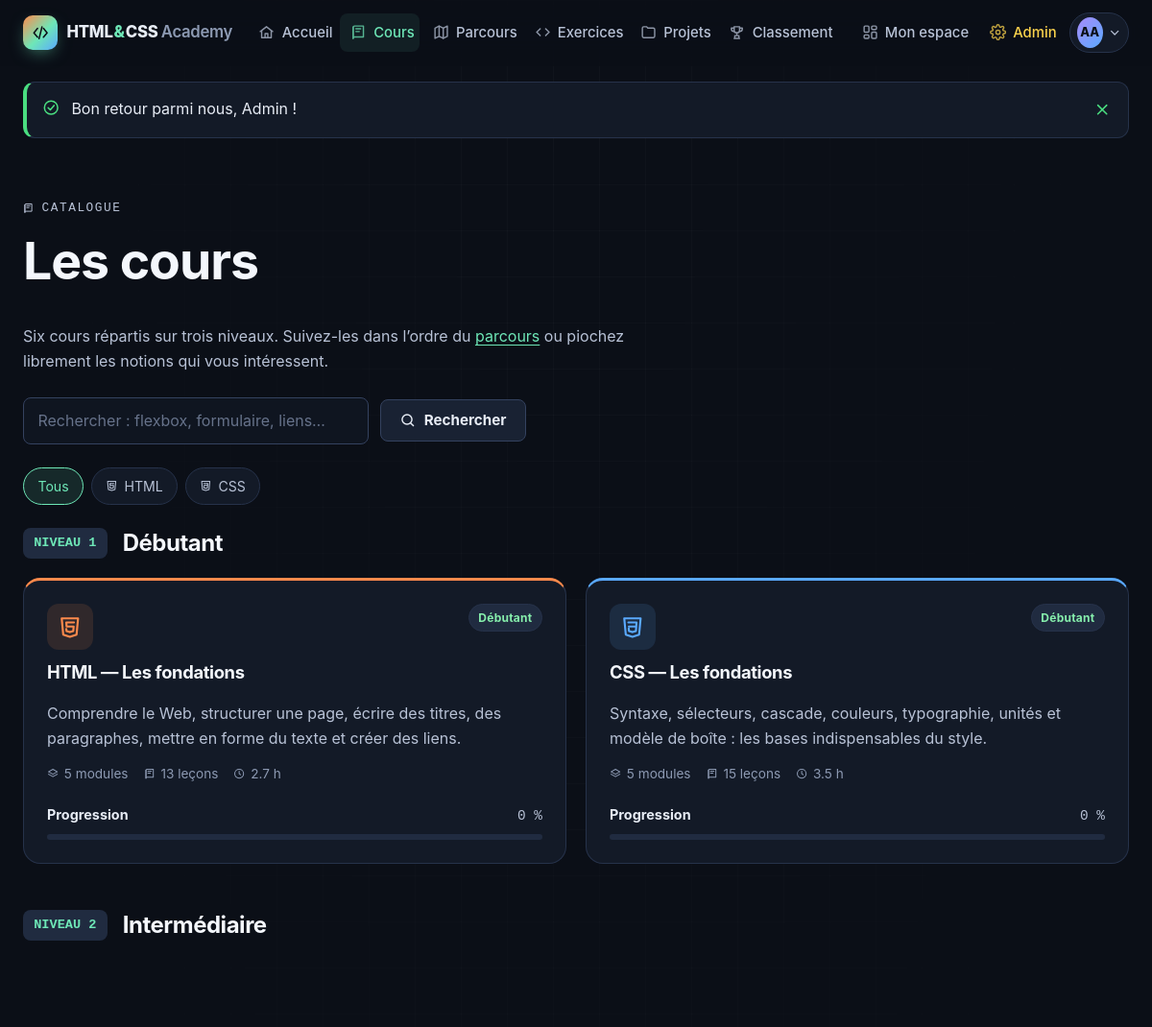
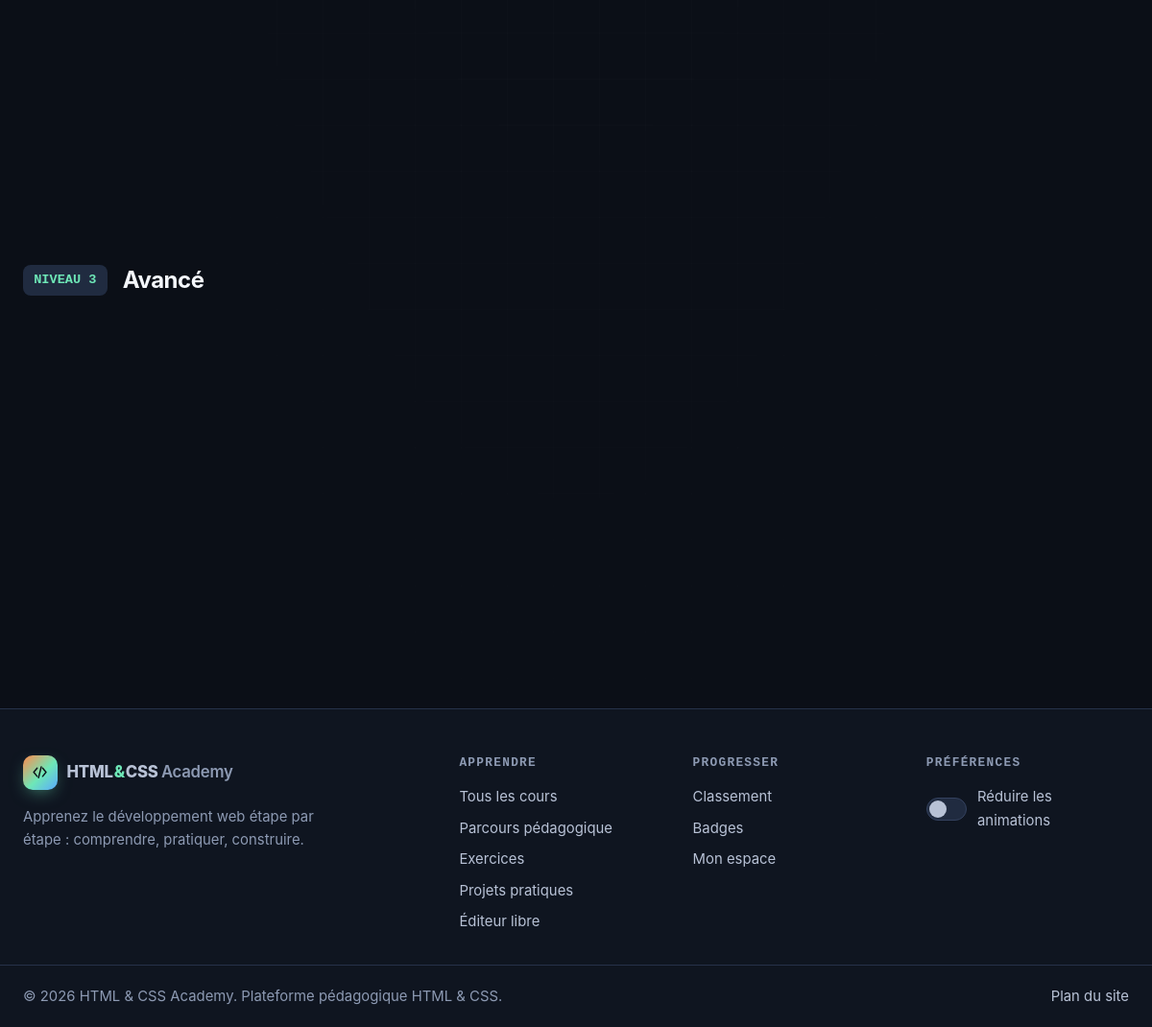
The app's page /courses/index.php (signed in) with its own data (2 pictures, top to bottom).
### tables this page shows
CREATE TABLE users (
  id               INT UNSIGNED NOT NULL AUTO_INCREMENT,
  first_name       VARCHAR(60)  NOT NULL,
  last_name        VARCHAR(60)  NOT NULL,
  email            VARCHAR(190) NOT NULL,
  password_hash    VARCHAR(255) NOT NULL,
  role             ENUM('student','admin') NOT NULL DEFAULT 'student',
  is_active        TINYINT(1)   NOT NULL DEFAULT 1,
  bio              VARCHAR(500) NULL,
  last_login_at    DATETIME     NULL,
  last_activity_at DATETIME     NULL,
  created_at       DATETIME     NOT NULL DEFAULT CURRENT_TIMESTAMP,
  updated_at       DATETIME     NOT NULL DEFAULT CURRENT_TIMESTAMP ON UPDATE CURRENT_TIMESTAMP,
  PRIMARY KEY (id),
  UNIQUE KEY uq_users_email (email),
  KEY idx_users_role (role),
  KEY idx_users_created (created_at)
);

CREATE TABLE courses (
  id           INT UNSIGNED NOT NULL AUTO_INCREMENT,
  category_id  INT UNSIGNED NOT NULL,
  title        VARCHAR(150) NOT NULL,
  slug         VARCHAR(150) NOT NULL,
  level        TINYINT UNSIGNED NOT NULL DEFAULT 1 COMMENT '1 = débutant, 2 = intermédiaire, 3 = avancé',
  summary      VARCHAR(300) NOT NULL DEFAULT '',
  description  TEXT         NULL,
  is_published TINYINT(1)   NOT NULL DEFAULT 1,
  sort_order   SMALLINT     NOT NULL DEFAULT 0,
  created_at   DATETIME     NOT NULL DEFAULT CURRENT_TIMESTAMP,
  updated_at   DATETIME     NOT NULL DEFAULT CURRENT_TIMESTAMP ON UPDATE CURRENT_TIMESTAMP,
  PRIMARY KEY (id),
  UNIQUE KEY uq_courses_slug (slug),
  KEY idx_courses_category_level (category_id, level, sort_order),
  CONSTRAINT fk_courses_category FOREIGN KEY (category_id) REFERENCES categories (id) ON DELETE RESTRICT,
  CONSTRAINT chk_courses_level CHECK (level BETWEEN 1 AND 3)
);

CREATE TABLE settings (
  id            INT UNSIGNED NOT NULL AUTO_INCREMENT,
  setting_key   VARCHAR(80)  NOT NULL,
  setting_value TEXT         NULL,
  label         VARCHAR(150) NOT NULL DEFAULT '',
  created_at    DATETIME     NOT NULL DEFAULT CURRENT_TIMESTAMP,
  updated_at    DATETIME     NOT NULL DEFAULT CURRENT_TIMESTAMP ON UPDATE CURRENT_TIMESTAMP,
  PRIMARY KEY (id),
  UNIQUE KEY uq_settings_key (setting_key)
);

### courses/index.php (the view, shortened to what the rows shown need)
<?php
require __DIR__ . '/../includes/bootstrap.php';
$catalog = CourseModel::catalog();
$user = current_user();
$progress = $user ? ProgressModel::byCourse((int) $user['id']) : [];
$byLevel = [];
foreach ($catalog as $c) {
    $byLevel[(int) $c['level']][] = $c;
}
$activeNav = 'courses';
require ROOT_PATH . '/includes/header.php';
?>
<header class="page-head container">
  <h1>Les cours</h1>
</header>
<div class="container">
  <?php foreach ($byLevel as $level => $courses): ?>
    <section class="level-block" aria-labelledby="level-<?= $level ?>">
      <div class="level-block__head">
        <span class="level-block__num">NIVEAU <?= $level ?></span>
        <h2 id="level-<?= $level ?>"><?= e(level_label($level)) ?></h2>
      </div>
      <div class="grid grid--2">
        <?php foreach ($courses as $c): $p = $progress[(int) $c['id']] ?? null; $cat = $c['category_slug']; ?>
          <a class="card card--hover card--link course-card card--accent-<?= e($cat) ?> reveal" href="<?= e(route('course', $c['slug'])) ?>">
            <div class="course-card__top">
              <span class="card__icon card__icon--<?= e($cat) ?>" style="margin:0"><?= icon($cat, 'icon icon--lg') ?></span>
              <span class="tag tag--level-<?= $level ?>"><?= e(level_label($level)) ?></span>
            </div>
            <h3 class="card__title"><?= e($c['title']) ?></h3>
            <p><?= e($c['summary']) ?></p>
            <div class="card__meta">
              <span><?= icon('layers', 'icon icon--sm') ?> <?= (int) $c['module_count'] ?> modules</span>
              <span><?= icon('book', 'icon icon--sm') ?> <?= (int) $c['lesson_count'] ?> leçons</span>
              <span><?= icon('clock', 'icon icon--sm') ?> <?= round((int) $c['duration'] / 60, 1) ?> h</span>
            </div>
            <?php if ($p): ?>
              <div class="progress progress--sm progress--<?= e($cat) ?>" data-animate-progress>
                <div class="progress__head"><span class="progress__label">Progression</span><span class="progress__value"><?= $p['percent'] ?> %</span></div>
                <div class="progress__track"><div class="progress__bar" style="--p:<?= $p['percent'] ?>"></div></div>
              </div>
            <?php endif; ?>
          </a>
        <?php endforeach; ?>
      </div>
    </section>
  <?php endforeach; ?>
</div>
<?php require ROOT_PATH . '/includes/footer.php'; ?>

### includes/navbar.php (shortened to what the rows shown need)
<?php
$activeNav ??= '';
?>
<header class="site-header" data-header>
  <div class="container site-header__inner">
      <span class="brand__mark"><?= icon('logo') ?></span>
    <nav class="main-nav" id="main-nav" aria-label="Navigation principale" data-nav>
      <div class="main-nav__account">
        <?php if ($user): ?>
          <a class="main-nav__link<?= $activeNav === 'dashboard' ? ' is-active' : '' ?>" href="<?= e(url('dashboard/index.php')) ?>"><?= icon('dashboard') ?><span>Mon espace</span></a>
          <?php if ($user['role'] === 'admin'): ?>
            <a class="main-nav__link main-nav__link--admin<?= $activeNav === 'admin' ? ' is-active' : '' ?>" href="<?= e(url('admin/dashboard.php')) ?>"><?= icon('settings') ?><span>Admin</span></a>
          <?php endif; ?>
          <div class="user-menu" data-dropdown>
            <button type="button" class="user-menu__btn" aria-expanded="false" aria-haspopup="true" data-dropdown-toggle>
              <span class="avatar" aria-hidden="true"><?= e(initials($user['first_name'], $user['last_name'])) ?></span>
              <?= icon('chevron-down', 'icon icon--sm') ?>
            </button>
          </div>
        <?php else: ?>
          <a class="main-nav__link<?= $activeNav === 'login' ? ' is-active' : '' ?>" href="<?= e(url('auth/login.php')) ?>"><?= icon('login') ?><span>Connexion</span></a>
          <a class="btn btn--primary btn--sm" href="<?= e(url('auth/register.php')) ?>">Commencer gratuitement</a>
        <?php endif; ?>
      </div>
    </nav>
  </div>
</header>

### includes/functions.php (shortened to what the rows shown need)
<?php
function config(string $key, $default = null)
{
    $value = $GLOBALS['__config'];
    foreach (explode('.', $key) as $part) {
        $value = $value[$part];
    }
    return $value;
}
function e($value): string
{
    return htmlspecialchars((string) $value, ENT_QUOTES | ENT_SUBSTITUTE, 'UTF-8');
}
function base_path(): string
{
    static $base = null;
    if ($base !== null) {
        return $base;
    }
    $docRoot = realpath($_SERVER['DOCUMENT_ROOT'] ?? '') ?: '';
    $root = realpath(ROOT_PATH) ?: ROOT_PATH;
    if ($docRoot !== '' && str_starts_with($root, $docRoot)) {
        return $base = rtrim(str_replace('\\', '/', substr($root, strlen($docRoot))), '/');
    }
    return $base = '';
}
function url(string $path = ''): string
{
    return base_path() . '/' . ltrim($path, '/');
}
function route(string $name, ?string $param = null): string
{
    $pretty = [
        'home'        => '',
        'courses'     => 'cours',
        'course'      => 'cours/%s',
        'lesson'      => 'lecon/%s',
        'path'        => 'parcours',
        'exercises'   => 'exercices',
        'exercise'    => 'exercice/%s',
        'projects'    => 'projets',
        'project'     => 'projet/%s',
        'leaderboard' => 'classement',
        'playground'  => 'editeur',
        'certificate' => 'certificat/%s',
    ];
    $plain = [
        'home'        => '',
        'courses'     => 'courses/index.php',
        'course'      => 'courses/course.php?slug=%s',
        'lesson'      => 'courses/lesson.php?slug=%s',
        'path'        => 'parcours.php',
        'exercises'   => 'exercises/index.php',
        'exercise'    => 'exercises/exercise.php?slug=%s',
        'projects'    => 'projects/index.php',
        'project'     => 'projects/project.php?slug=%s',
        'leaderboard' => 'leaderboard.php',
        'playground'  => 'playground.php',
        'certificate' => 'certificate.php?id=%s',
    ];
    $map = config('app.pretty_urls') ? $pretty : $plain;
    $pattern = $map[$name] ?? $name;
    return url($param !== null ? sprintf($pattern, rawurlencode($param)) : $pattern);
}
function level_label(int $level): string
{
    return [1 => 'Débutant', 2 => 'Intermédiaire', 3 => 'Avancé'][$level] ?? 'Débutant';
}
function initials(string $first, string $last): string
{
    return mb_strtoupper(mb_substr($first, 0, 1) . mb_substr($last, 0, 1));
}
function icon(string $name, string $class = 'icon'): string
{
    return sprintf(
        '<svg class="%s" aria-hidden="true" focusable="false"><use href="%s#%s"></use></svg>',
        e($class),
        e(url('assets/icons/sprite.svg')),
        e($name)
    );
}
function setting(string $key, string $default = ''): string
{
    return SettingModel::get($key, $default);
}

### includes/footer.php (shortened to what the rows shown need)
  </main>
  <footer class="site-footer">
    <div class="container site-footer__grid">
      <nav aria-label="Apprendre">
        <h2 class="site-footer__title">Apprendre</h2>
      </nav>
      <nav aria-label="Communauté">
        <h2 class="site-footer__title">Progresser</h2>
      </nav>
      <div>
        <h2 class="site-footer__title">Préférences</h2>
      </div>
    </div>
    <div class="container site-footer__bottom">
      <p>&copy; <?= date('Y') ?> <?= e(setting('site_name', config('app.name'))) ?>. Plateforme pédagogique HTML &amp; CSS.</p>
      <p><a href="<?= e(url('sitemap.xml')) ?>">Plan du site</a></p>
    </div>
  </footer>
</body>
</html>

### records on screen
users: initials($user['first_name'], $user['last_name']) "AA"
courses: level "Débutant", title "HTML — Les fondations", summary "Comprendre le Web, structurer une page, écrire des titres, des paragraphes, mettre en forme du texte et créer des liens.", module_count "5", lesson_count "13", duration "2.7", id "0"
courses: level "Débutant", title "CSS — Les fondations", summary "Syntaxe, sélecteurs, cascade, couleurs, typographie, unités et modèle de boîte : les bases indispensables du style.", module_count "5", lesson_count "15", duration "3.5", id "0"
settings: setting_value "HTML & CSS Academy"

### other values on screen
$label "Accueil"
$label "Cours"
$label "Parcours"
$label "Exercices"
$label "Projets"
$label "Classement"
$f['message'] "Bon retour parmi nous, Admin !"
$level "1"
level_label($level) "Débutant"
$level "2"
level_label($level) "Intermédiaire"
$level "3"
level_label($level) "Avancé"
